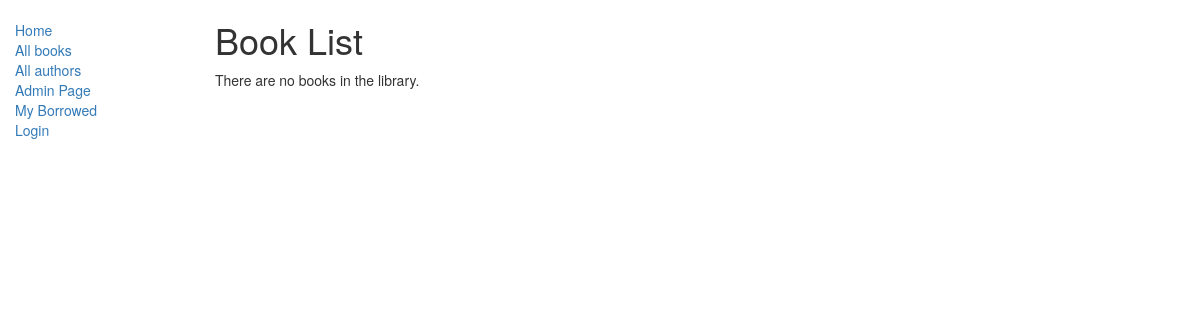
/catalog/books/, run on an earlier commit of the app's database.
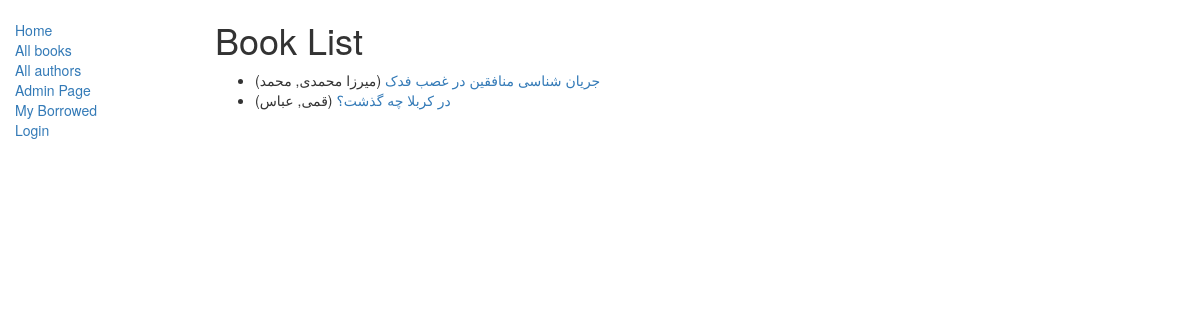
And on a later commit of the database.
### catalog/models.py (models this page shows, shortened)
class Book(models.Model):
    title = models.CharField(max_length=200)
    author = models.ForeignKey('Author', on_delete=models.SET_NULL, null=True)
    summary = models.TextField(max_length=1000, help_text='Enter a brief description of the book.')
    isbn = models.CharField('ISBN', max_length=13, help_text='13 Character <a href="https://www.isbn-international.org/content/what-isbn">ISBN number</a>')
    genre = models.ManyToManyField(Genre, help_text='Select a genre for this book')
    def get_absolute_url(self):
        return reverse('catalog:book-detail', args=[str(self.id)])
    def display_genre(self):
        return ', '.join([ genre.name for genre in self.genre.all()[:3] ])
    display_genre.short_description = 'Genre'

class Author(models.Model):
    first_name = models.CharField(max_length=100)
    last_name = models.CharField(max_length=100)
    date_of_birth = models.DateField(null=True, blank=True)
    date_of_death = models.DateField('Died', null=True, blank=True)
    def __str__(self):
        return '%s, %s' % (self.last_name, self.first_name)

### catalog/views.py (the view)
class BookListView(generic.ListView):
    model = models.Book
    template_name = 'catalog/book_list.html'

### catalog/templates/catalog/book_list.html
{% extends "catalog/base_generic.html" %}
{% block content %}
    <h1>Book List</h1>
    {% if book_list %}
    <ul>
      {% for book in book_list %}
      <li>
        <a href="{{ book.get_absolute_url }}">{{ book.title }}</a> ({{book.author}})
      </li>
      {% endfor %}
    </ul>
    {% else %}
      <p>There are no books in the library.</p>
    {% endif %}
{% endblock %}

What changed in the data, as far as the page shows it:
added Book: title "جریان شناسی منافقین در غصب فدک", author "میرزا محمدی, محمد"
added Book: title "در کربلا چه گذشت؟", author "قمی, عباس"
Also different on the page:
text no longer shown: "There are no books in the library."
